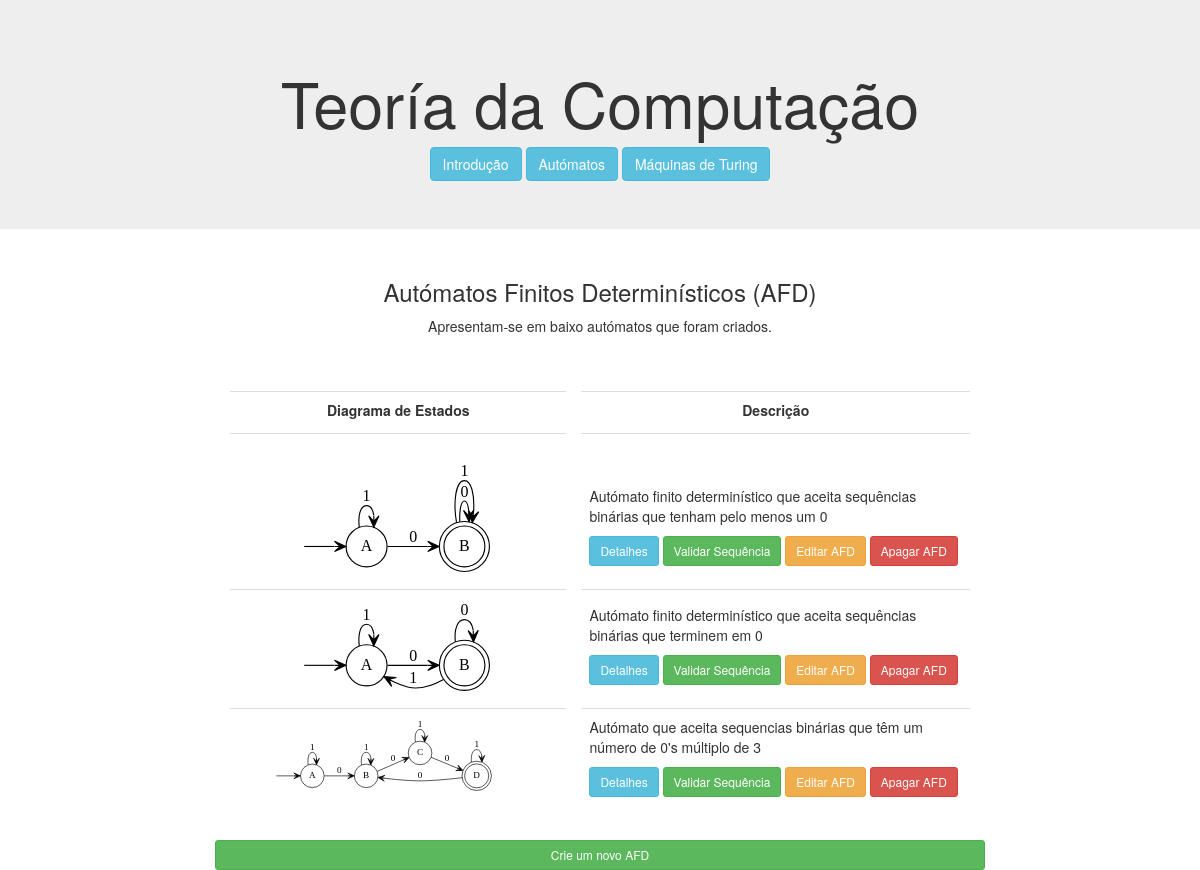
Screenshot of /automatos/ with the database file from the repository.
### computacao/models.py (models this page shows, shortened)
class Automato(models.Model):
    nome = models.CharField(max_length=100)
    descricao = models.CharField(max_length=100)
    alfabeto = models.CharField(max_length=100)
    estados = models.CharField(max_length=100)
    estadoInicial = models.CharField(max_length=100)
    estadosDeAceitacao = models.CharField(max_length=100)
    dicionarioTransicao = models.CharField(max_length=1000)
    diagrama = models.FileField(upload_to='afd_diagrams/', blank=True, null=True)

### computacao/views.py (the view)
# urls.py: path('automatos/', views.automatos, name='automatos'),
def automatos(request):
    context = {'automatos': Automato.objects.all()}
    return render(request, 'computacao/automatos.html', context)

### computacao/templates/computacao/automatos.html (shortened to what this page needs)
{% extends 'computacao/layout.html' %}
{% block main %}
    <main class="col-sm-12 text-center">
        <h3>Autómatos Finitos Determinísticos (AFD)</h3>
        <p>Apresentam-se em baixo autómatos que foram criados.</p>
        <br><br>
        <table align="center" class="table" style="max-width:900px">
            <tr>
                <th class="text-center">Diagrama de Estados</th>
                <th class="text-center">Descrição</th>
            </tr>
            {% load static %}
            {% for automato in automatos %}
                <tr class="text-left">
                    <td>
                        <a href="{% url 'computacao:automato' automato.id %}">
                            <img src="{{ automato.diagrama.url }}" alt="" width="80%">
                        </a>
                    </td>
                    <td style="vertical-align:bottom">
                        <p>{{ automato.descricao }}</p>
                        <p>
                            <a href="{% url 'computacao:automato' automato.id %}" class="btn btn-info  btn-sm">
                                Detalhes
                            </a>
                            <a href="{% url 'computacao:automato' automato.id %}" class="btn btn-success  btn-sm">
                                Validar Sequência
                            </a>
                            <a href="{% url 'computacao:edita_automato' automato.id %}" class="btn btn-warning  btn-sm">
                                Editar AFD
                            </a>
                            <a href="{% url 'computacao:apaga_automato' automato.id %}" class="btn btn-danger  btn-sm">
                                Apagar AFD
                            </a>
                        </p>
                    </td>
                </tr>
            {% endfor %}
        </table>
        <a href="{% url 'computacao:novo_automato' %}" class="btn btn-success btn-sm btn-block">
            Crie um novo AFD
        </a>
    </main>
{% endblock %}

### computacao/templates/computacao/layout.html (shortened to what this page needs)
<!DOCTYPE html>
<html lang="en">
<head>
    {% load static %}
    <link rel="stylesheet" href="https://maxcdn.bootstrapcdn.com/bootstrap/3.4.1/css/bootstrap.min.css">
    <link rel="stylesheet" href="{% static 'computacao/style.css' %}">
</head>
<body>
    <header class="jumbotron text-center">
        <h1>Teoría da Computação</h1>
        <nav>
            <a href="{% url 'computacao:index' %}" class="btn btn-info" role="button">Introdução</a>
            <a href="{% url 'computacao:automatos' %}" class="btn btn-info" role="button">Autómatos</a>
            <a href="" class="btn btn-info" role="button">Máquinas de Turing</a>
        </nav>
    </header>
    <div  class="text-center">
         {% block main %}
        {% endblock %}
    </div>
</body>
</html>

### computacao/static/computacao/style.css (style rules this page uses)
body > div { max-width: 800px; margin: auto; }
table tr th { text-align: right; }
table { border-collapse: separate; border-spacing: 15px 5px; }

### rows the page displays
Automato: diagrama (picture), descricao "Autómato finito determinístico que aceita sequências binárias que tenham pelo menos um 0"
Automato: diagrama (picture), descricao "Autómato finito determinístico que aceita sequências binárias que terminem em 0"
Automato: diagrama (picture), descricao "Autómato que aceita sequencias binárias que têm um número de 0's múltiplo de 3"
